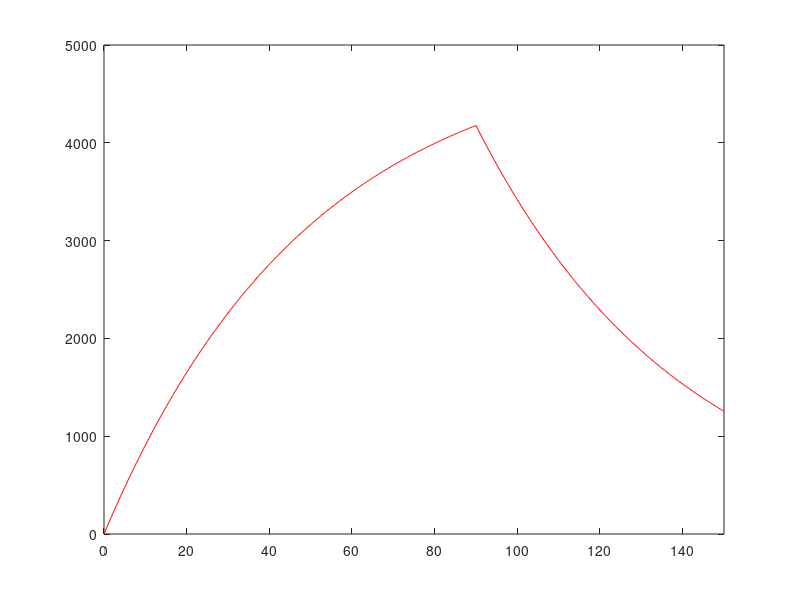

Here is the MATLAB script that generated this plot:
% Charging and discharging curves for passive membrane patch
% R Rao 2007 

clear
% input current
I = 10 % nA

% capacitance and leak resistance

C = 0.1 % nF
R = 500 % M ohms
tau = R*C % = 0.1*100 nF-Mohms = 100*100 pF Mohms = 10 ms
disp('(Theoretical)')

% membrane potential equation dV/dt = - V/RC + I/C

tstop = 150; % ms

V_inf = I*R; % peak V (in mV)
tau = 0; % experimental (ms)

h = 0.2; % ms (step size)

V = 0; % mV
V_trace = [V]; % mV

for t = h:h:tstop

   % Euler method: V(t+h) = V(t) + h*dV/dt
   V = V +h*(- (V/(R*C)) + (I/C));

   % Verify membrane time constant
   if (~tau & (V > 0.6321*V_inf))
     tau = t
     disp('(Experimental)')
   end
   
   % Stop current injection 
   if (t >= 0.6*tstop)
     I = 0;
   end

   V_trace = [V_trace V];
   if ~rem(t,10)
    plot(0:h:t,V_trace,'r')
     axis([0 tstop 0 V_inf])
    drawnow
   end

end

  
